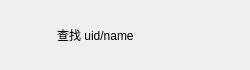
<?xml version="1.0" encoding="UTF-8"?>
<ui version="4.0">
 <class>AddUserItem</class>
 <widget class="QWidget" name="AddUserItem">
  <property name="geometry">
   <rect>
    <x>0</x>
    <y>0</y>
    <width>250</width>
    <height>70</height>
   </rect>
  </property>
  <property name="minimumSize">
   <size>
    <width>200</width>
    <height>70</height>
   </size>
  </property>
  <property name="maximumSize">
   <size>
    <width>250</width>
    <height>70</height>
   </size>
  </property>
  <property name="windowTitle">
   <string>AddUserItem</string>
  </property>
  <layout class="QHBoxLayout" name="horizontalLayout">
   <item>
    <widget class="QLabel" name="add_tip">
     <property name="minimumSize">
      <size>
       <width>40</width>
       <height>40</height>
      </size>
     </property>
     <property name="maximumSize">
      <size>
       <width>40</width>
       <height>40</height>
      </size>
     </property>
     <property name="text">
      <string/>
     </property>
    </widget>
   </item>
   <item>
    <widget class="QLabel" name="message_tip">
     <property name="text">
      <string>查找 uid/name</string>
     </property>
    </widget>
   </item>
   <item>
    <widget class="QLabel" name="right_tip">
     <property name="minimumSize">
      <size>
       <width>30</width>
       <height>30</height>
      </size>
     </property>
     <property name="maximumSize">
      <size>
       <width>30</width>
       <height>30</height>
      </size>
     </property>
     <property name="text">
      <string/>
     </property>
    </widget>
   </item>
  </layout>
 </widget>
 <resources/>
 <connections/>
</ui>
